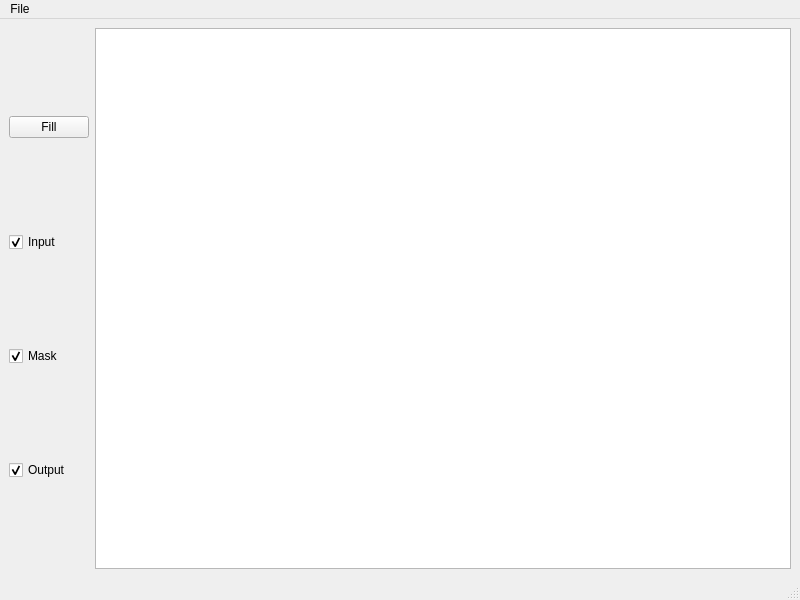
<?xml version="1.0" encoding="UTF-8"?>
<ui version="4.0">
 <class>PoissonEditingWidget</class>
 <widget class="QMainWindow" name="PoissonEditingWidget">
  <property name="geometry">
   <rect>
    <x>0</x>
    <y>0</y>
    <width>800</width>
    <height>600</height>
   </rect>
  </property>
  <property name="windowTitle">
   <string>Poisson Editing</string>
  </property>
  <widget class="QWidget" name="centralwidget">
   <layout class="QGridLayout" name="gridLayout">
    <item row="0" column="1">
     <widget class="QGraphicsView" name="graphicsView"/>
    </item>
    <item row="0" column="0">
     <layout class="QVBoxLayout" name="verticalLayout">
      <item>
       <widget class="QPushButton" name="btnFill">
        <property name="text">
         <string>Fill</string>
        </property>
       </widget>
      </item>
      <item>
       <widget class="QCheckBox" name="chkShowInput">
        <property name="text">
         <string>Input</string>
        </property>
        <property name="checked">
         <bool>true</bool>
        </property>
       </widget>
      </item>
      <item>
       <widget class="QCheckBox" name="chkShowMask">
        <property name="text">
         <string>Mask</string>
        </property>
        <property name="checked">
         <bool>true</bool>
        </property>
       </widget>
      </item>
      <item>
       <widget class="QCheckBox" name="chkShowOutput">
        <property name="text">
         <string>Output</string>
        </property>
        <property name="checked">
         <bool>true</bool>
        </property>
       </widget>
      </item>
     </layout>
    </item>
   </layout>
  </widget>
  <widget class="QMenuBar" name="menubar">
   <property name="geometry">
    <rect>
     <x>0</x>
     <y>0</y>
     <width>800</width>
     <height>28</height>
    </rect>
   </property>
   <widget class="QMenu" name="menuFile">
    <property name="title">
     <string>File</string>
    </property>
    <addaction name="actionOpenImageAndMask"/>
    <addaction name="actionSaveResult"/>
   </widget>
   <addaction name="menuFile"/>
  </widget>
  <widget class="QStatusBar" name="statusbar"/>
  <action name="actionOpenImageAndMask">
   <property name="text">
    <string>Open Image and Mask</string>
   </property>
  </action>
  <action name="actionSaveResult">
   <property name="text">
    <string>Save Result</string>
   </property>
  </action>
  <action name="actionOpenMask">
   <property name="text">
    <string>Open Mask</string>
   </property>
  </action>
 </widget>
 <resources/>
 <connections/>
</ui>
